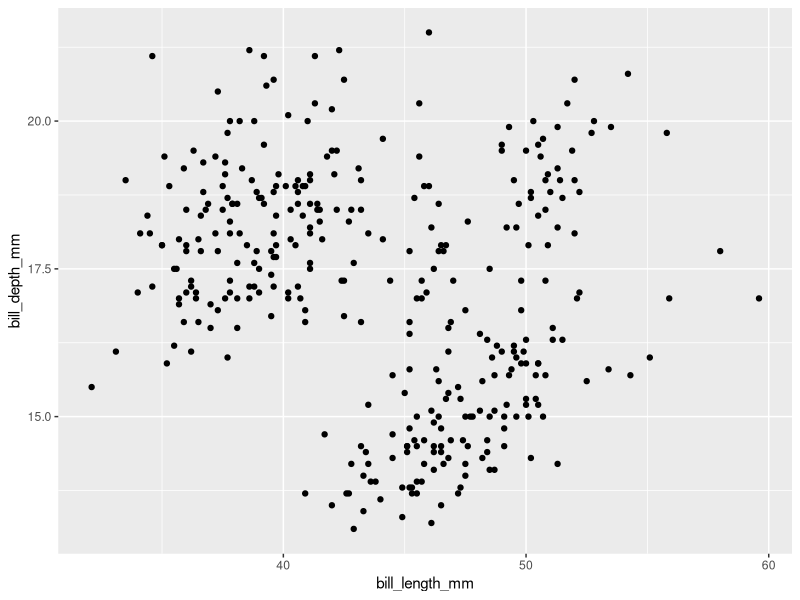
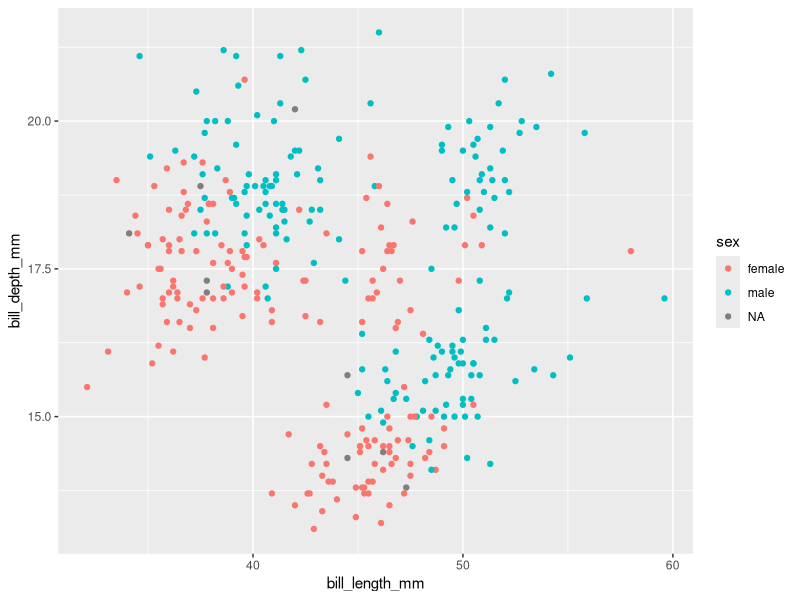
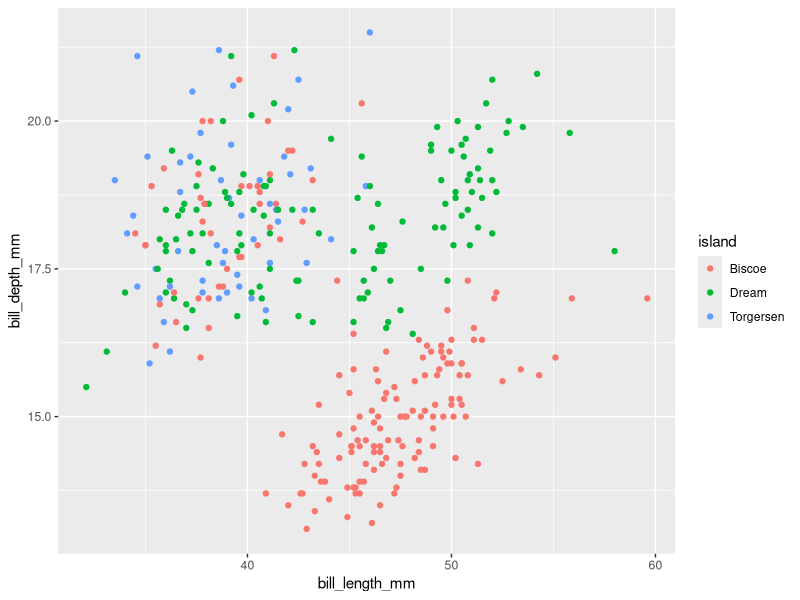
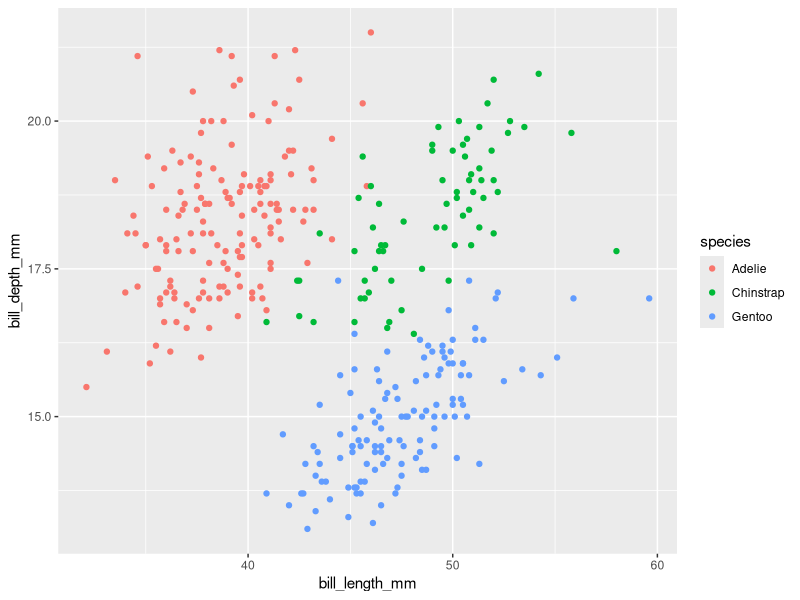
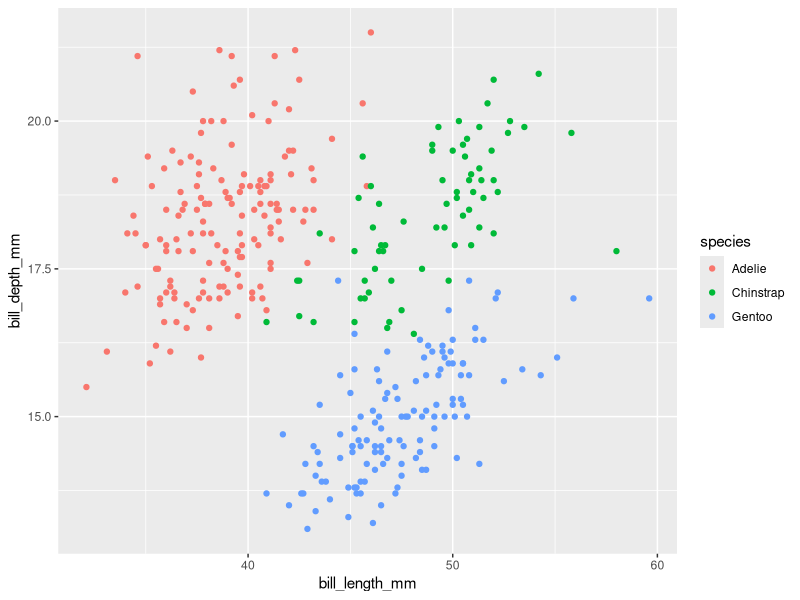
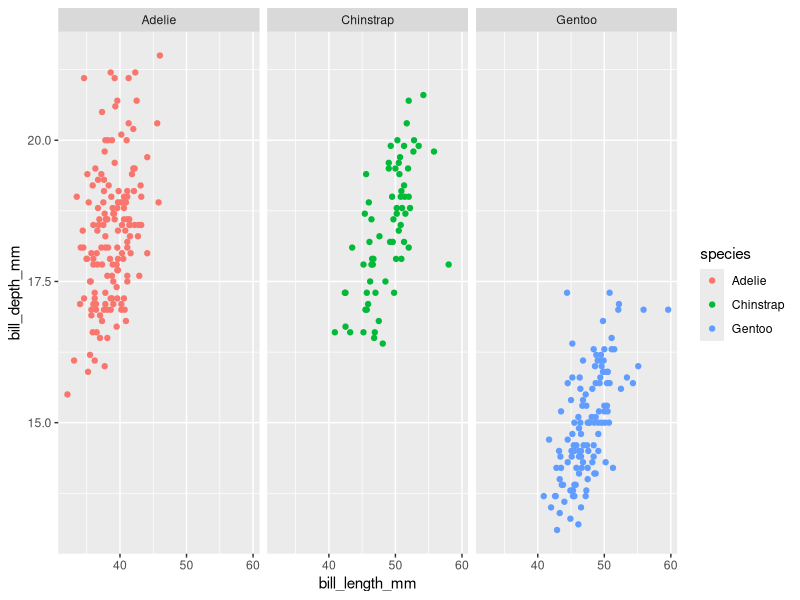
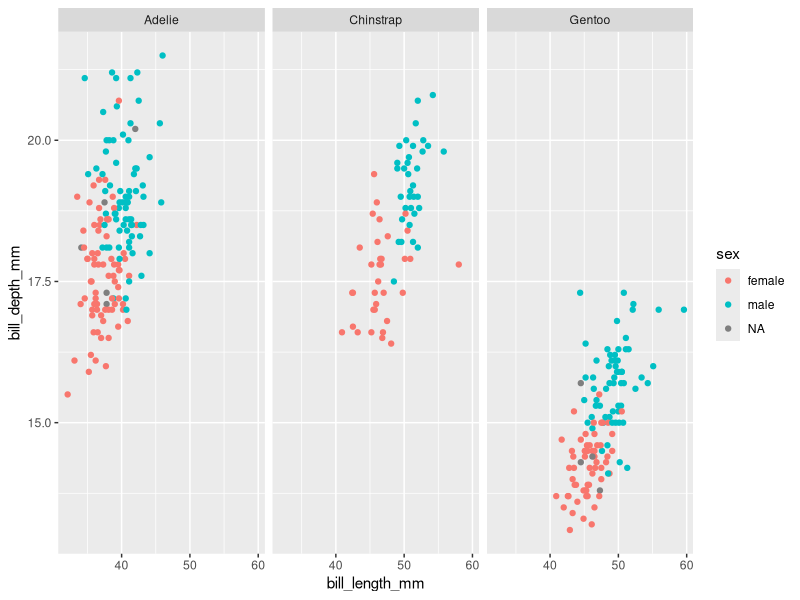
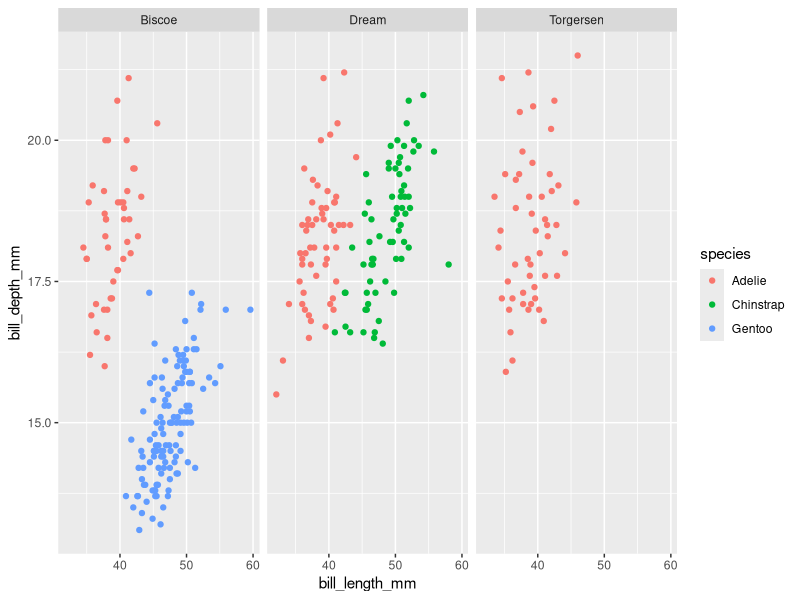

Here is the R script that generated these plots, in order:
## ---- chunk 1
knitr::opts_chunk$set(
	echo = TRUE,
	message = FALSE,
	warning = FALSE
)
## ---- chunk 2
appetizer <- c("Grilled Bread", "Green Salad")
main <- c("Chicken breast", "Flank steak", "Tortellini")
dessert <- c("Tiramisu", "Cake")

expand.grid(Appetizer = appetizer, Main = main, Dessert = dessert)

## ---- chunk 3
2 * 3 * 2
## ---- chunk 4
# write your code here
5 * 3 * 4

## ---- chunk 5
6 * 6 * 6
## ---- chunk 6
# write your answer here

6 * 6 * 6 * 6 * 6

## ---- chunk 7
factorial(5)
## ---- chunk 8
# write your calculation here
factorial(5) / factorial(5-3)

## ---- chunk 9
# Both of the following give the same result!
factorial(5) / (factorial(2) * factorial(3))

choose(5, 3)

## ---- chunk 10
# write your calculation here
choose(12, 5)

## ---- chunk 11
factorial(11) / ( factorial(4) * factorial(4) * factorial(2) ) 
## ---- chunk 12
# write you calculation here
#1
factorial(10) / ( factorial(4) * factorial(4) * factorial(2) ) 

factorial(10) / ( factorial(4) * factorial(4) * factorial(2) ) * choose(10,1)
factorial(10) / ( factorial(3) * factorial(4) * factorial(2) ) 

## ---- chunk 13
# write you calculation here
#n=11, A=5, B=2, C=1, D=1, R=2
factorial(7) / ( factorial(4) * factorial(1) * factorial(2) ) * choose(8,1)
## ---- chunk 14
# write you calculation here
choose(10,5) * choose(5,2) * choose(5,2)
## ---- chunk 15
library(tidyverse)
library(palmerpenguins)

penguins %>% glimpse()
## ---- chunk 16
penguins %>% select('species') %>% unique()

penguins %>% select('island') %>% unique()

#bill_length, bill_depth, flipper_length_mm, body_mass_g

penguins %>% select('year') %>% unique()
## ---- chunk 17
penguins %>% ggplot(aes(x = bill_length_mm, y = bill_depth_mm)) +
  geom_point()

## ---- chunk 18
penguins %>% ggplot(aes(x = bill_length_mm, y = bill_depth_mm, colour = sex)) +
  geom_point()
## ---- chunk 19
# write your code here

penguins %>% ggplot(aes(x = bill_length_mm, y = bill_depth_mm, colour = island)) +
  geom_point()

penguins %>% ggplot(aes(x = bill_length_mm, y = bill_depth_mm, colour = species)) +
  geom_point()
## ---- chunk 20
penguins %>% ggplot(aes(x = bill_length_mm, y = bill_depth_mm, colour = species)) +
  geom_point()
## ---- chunk 21
penguins %>% ggplot(aes(x = bill_length_mm, y = bill_depth_mm, colour = species)) +
  geom_point() +
  facet_grid( ~ species)
## ---- chunk 22
# write your code here
penguins %>% ggplot(aes(x = bill_length_mm, y = bill_depth_mm, colour = sex)) +
  geom_point() +
  facet_grid( ~ species)
## ---- chunk 23
penguins %>% ggplot(aes(x = bill_length_mm, y = bill_depth_mm, colour = species)) +
  geom_point() +
  facet_grid(~ island)
## ---- chunk 24
penguins %>% ggplot(aes(y = body_mass_g, x = factor(year), colour = sex)) +
  geom_boxplot() +
  facet_grid(~ species)
